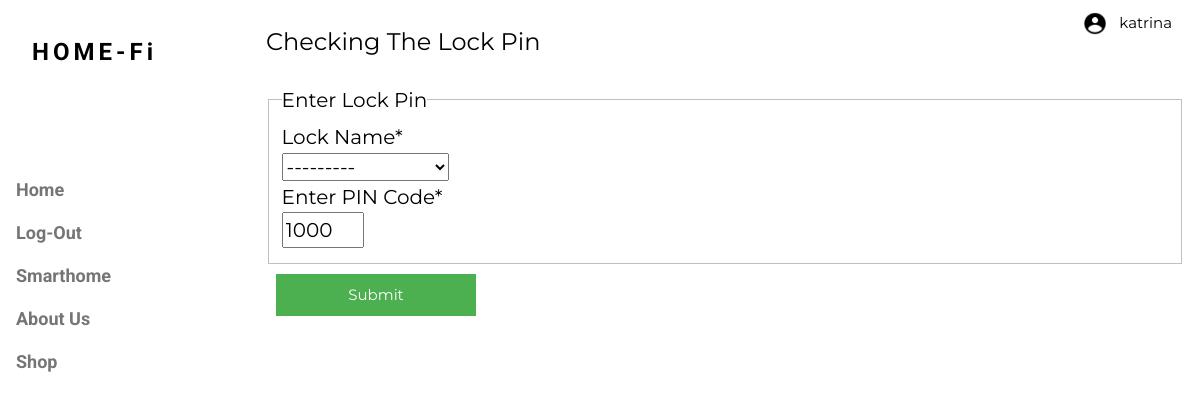
The page /checkLockPin/ (signed in) on the database as committed earlier.
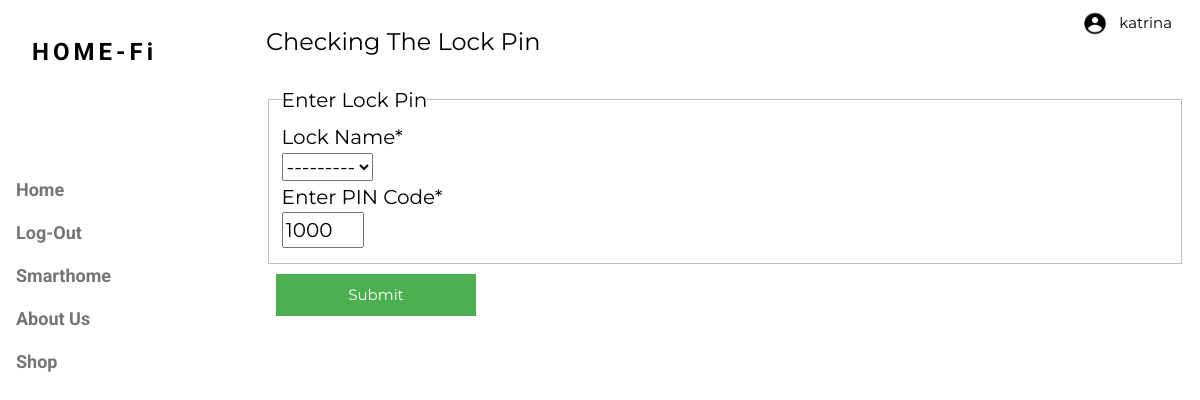
The same page on the database as committed later.
### homepg/models.py (models this page shows)
class Lock(models.Model):
    owner = models.ForeignKey(User, on_delete=models.CASCADE)
    lockName = models.CharField(max_length=20)
    roomLoc = models.ForeignKey(Room, on_delete=models.CASCADE, null=True, blank=True)
    state = models.BooleanField(default=0)
    code1 = models.PositiveIntegerField(default=0, validators=[MinValueValidator(1000), MaxValueValidator(9999)])
    code2 = models.PositiveIntegerField(default=0, validators=[MinValueValidator(1000), MaxValueValidator(9999)])
    code3 = models.PositiveIntegerField(default=0, validators=[MinValueValidator(1000), MaxValueValidator(9999)])
    code4 = models.PositiveIntegerField(default=0, validators=[MinValueValidator(1000), MaxValueValidator(9999)])
    def __str__(self):
        return self.lockName

### users/views.py (the view)
# urls.py: path('checkLockPin/', user_views.correctLockPin, name="check-lock-pin"),
def correctLockPin(request):
    if request.method == "POST":
        form = lockPin(request.POST, user=request.user)
        if form.is_valid():
            locksObj = Model.Lock()
            locksObj.lockName = form.cleaned_data['lockName']
            locksObj.entryPin = form.cleaned_data['entryPin']
            locksObj.owner = request.user
            allCodes = Model.Lock.objects.filter(lockName=locksObj.lockName)
            code1 = allCodes.values_list('code1', flat=True)[0]
            code2 = allCodes.values_list('code2', flat=True)[0]
            code3 = allCodes.values_list('code3', flat=True)[0]
            code4 = allCodes.values_list('code4', flat=True)[0]
            codeList = [code1, code2, code3, code4]
            if locksObj.entryPin in codeList:
                messages.success(request, 'PIN code for ' + str(locksObj.lockName) + ' correct!')
                return redirect("change-lock")
            else:
                messages.info(request, 'Pin code for ' + str(locksObj.lockName) + ' incorrect!')
    else:
        form = lockPin(user=request.user)
    return render(request, 'users/lockPinCheck.html', {'form': form})

### users/forms.py
class lockPin(forms.Form):
    def __init__(self, *args, **kwargs):
        user = kwargs.pop('user')
        super(lockPin, self).__init__(*args, **kwargs)
        self.fields['lockName'] = forms.ModelChoiceField(
            queryset=Models.Lock.objects.filter(owner=None) | Models.Lock.objects.filter(owner=user), label="Lock Name")
        self.order_fields(self.Meta.fields)
    entryPin = forms.IntegerField(initial=1000, min_value=1000, max_value=9999, label='Enter PIN Code')
    class Meta:
        model = Models.Lock
        fields = ['lockName', 'entryPin']

### users/templates/users/lockPinCheck.html (shortened to what this page needs)
{% extends "homepg/base.html" %}
{% load crispy_forms_tags %}
{% block content %}
	<header class="w3-container w3-xlarge">
		<p class="w3-left">Checking The Lock Pin</p>
		<p class="w3-right">
			<table>
				<tr>
					<td>{% load static %}<img class="w3-icons" src="{% static 'images/UserIcon.png' %}" alt="Account Icon" style="float: right" /> </td>
					{% if user.is_authenticated %}
						<td style="font-size: 15px;padding:10px"> {{user.username}}</td>
					{% else %}
						<td style="font-size: 15px;padding:10px"> Guest </td>
					{% endif %}
				</tr>
			</table>
		</p>
	</header>
    <form method="POST">
      <div class="w3-display-container w3-container">
              <fieldset class="form-group" style="font-size:20px">
                  <legend class="border-bottom mb-4" style="font-size:20px, p">Enter Lock Pin </legend>
                  {{ form|crispy }}
              </fieldset>
            <button type="submit" style="width: 200px; padding: 10px; left: 50%; margin:10px;">Submit</button>
          </div>
    </form>
{% endblock content %}

Rows that differ between the two databases and show on the page:
removed Lock: lockName "---------"
Other text that changed with them:
form field lockName: (not shown) → "---------"
